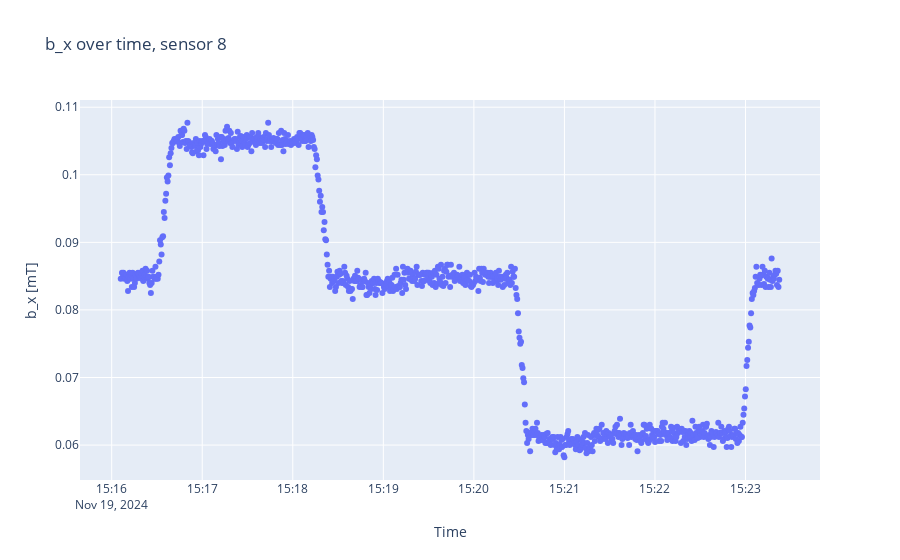
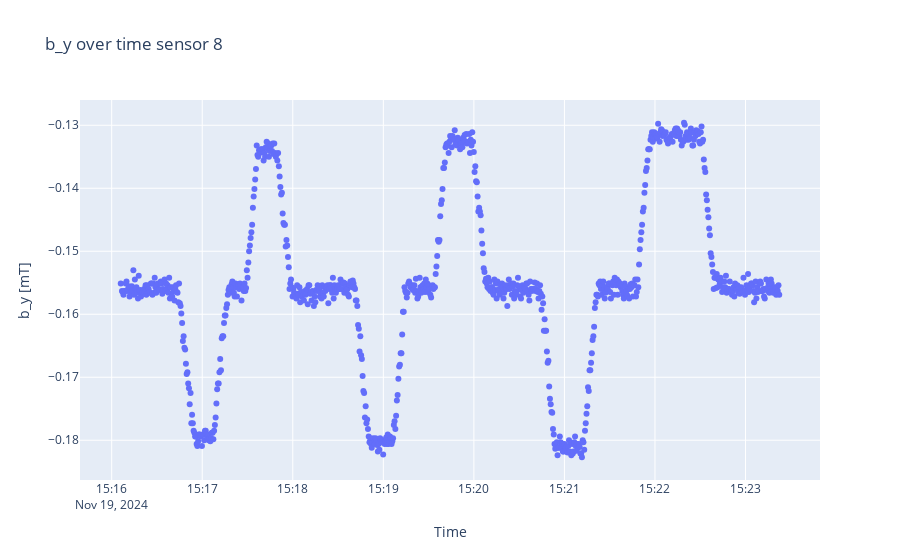
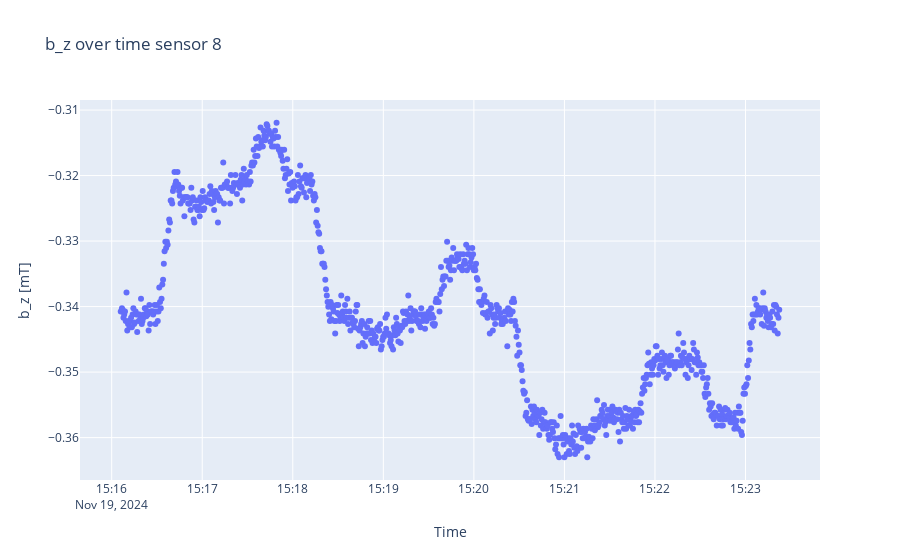

The cell these charts' notebook holds for them, in order:
### Code cell
sensorplots(B, timestamps, 8)

### Figure 1 — Plotly figure (JSON) as saved in the notebook; plotly's stock layout.template omitted (floating-point values rounded to 4 significant figures; data arrays with more than 128 entries replaced by an {"elided": "..."} marker saying what was removed)
{"data": [{"mode": "markers", "type": "scatter", "x": {"elided": "865 str values"}, "y": {"elided": "865 float values"}}], "layout": {"title": {"text": "b_x over time, sensor 8"}, "xaxis": {"title": {"text": "Time"}}, "yaxis": {"scaleanchor": "y", "title": {"text": "b_x [mT]"}}}}

### Figure 2 — Plotly figure (JSON) as saved in the notebook; plotly's stock layout.template omitted (floating-point values rounded to 4 significant figures; data arrays with more than 128 entries replaced by an {"elided": "..."} marker saying what was removed)
{"data": [{"mode": "markers", "type": "scatter", "x": {"elided": "865 str values"}, "y": {"elided": "865 float values"}}], "layout": {"title": {"text": "b_y over time sensor 8"}, "xaxis": {"title": {"text": "Time"}}, "yaxis": {"scaleanchor": "y", "title": {"text": "b_y [mT]"}}}}

### Figure 3 — Plotly figure (JSON) as saved in the notebook; plotly's stock layout.template omitted (floating-point values rounded to 4 significant figures; data arrays with more than 128 entries replaced by an {"elided": "..."} marker saying what was removed)
{"data": [{"mode": "markers", "type": "scatter", "x": {"elided": "865 str values"}, "y": {"elided": "865 float values"}}], "layout": {"title": {"text": "b_z over time sensor 8"}, "xaxis": {"title": {"text": "Time"}}, "yaxis": {"scaleanchor": "y", "title": {"text": "b_z [mT]"}}}}
